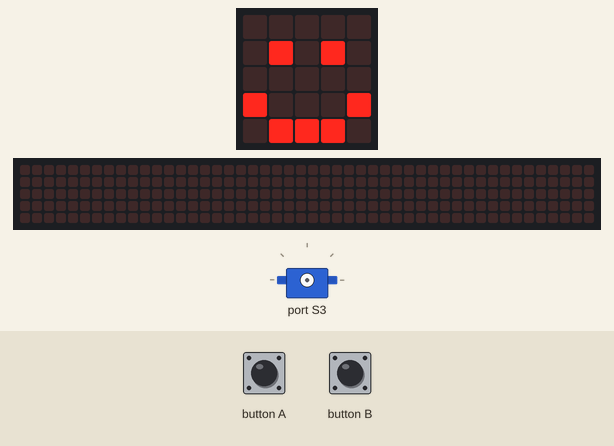
The program below on a simulated BBC micro:bit (MakeCode). Shown: the board's 5×5 LED display, servo, a strip that is not on the board, showing the scrolling text unrolled. The inputs (shaded band) are chosen by the test bench. The 48×5 strip is a reading aid, not a part: it shows the text the display is scrolling, unrolled, one strip-width of it at a time.

Above: at 1.8 s.
1.9 s: button B pressed for 0.15 s
At 2.2 s:
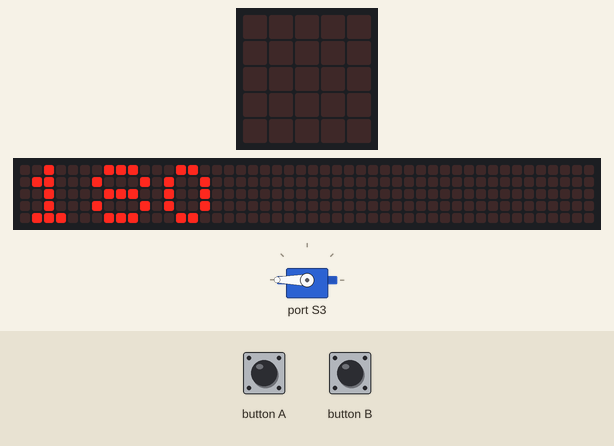
2.6 s: button A pressed for 0.15 s
At 3.17 s:
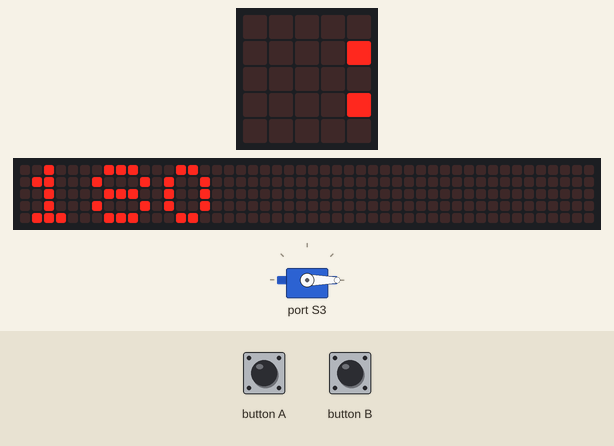
3.3 s: button B pressed for 0.15 s
At 12.2 s:
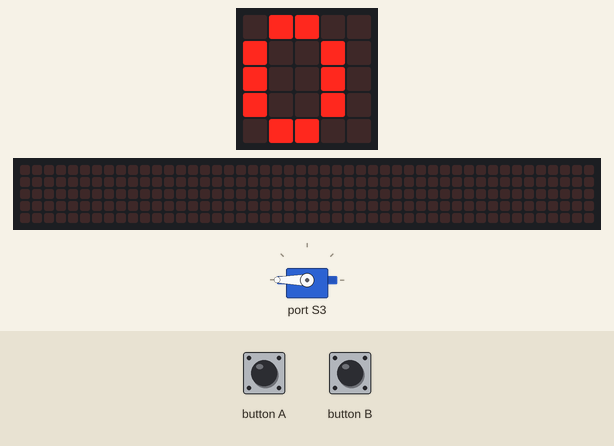
Timing chart, 0 to 12.4 s (numbered marks = the images above; inputs shaded):
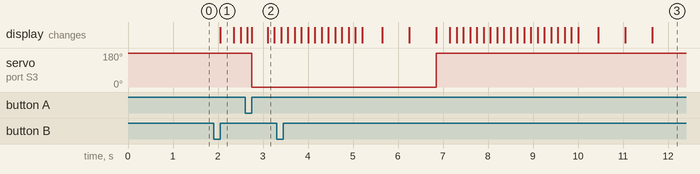

Measured:
- after the input at 1.9 s, the display: changes after 0.15 s (image 1)
- after the input at 2.6 s, servo on port S3: 180° → 0° after 0.15 s; the display: first differs from a run without the input after 0.15 s (image 2 shows a later state)
- after the input at 3.3 s, servo on port S3: 0° → 180° after 3.6 s

The program:

main.ts
```typescript
// (licence header left out)
// variables
const servoNumber1 = robotbit.Servos.S3

// setup
basic.showIcon(IconNames.Happy)

input.onButtonPressed(Button.A, function () {
    robotbit.Servo(servoNumber1, 0)
    basic.clearScreen()
    basic.showString('0')
    basic.showIcon(IconNames.SmallSquare)
    basic.clearScreen()
    basic.showIcon(IconNames.Yes)
})

input.onButtonPressed(Button.B, function () {
    robotbit.Servo(servoNumber1, 180)
    basic.clearScreen()
    basic.showString('180')
    basic.showIcon(IconNames.SmallSquare)
    basic.clearScreen()
    basic.showIcon(IconNames.Yes)
})
```
